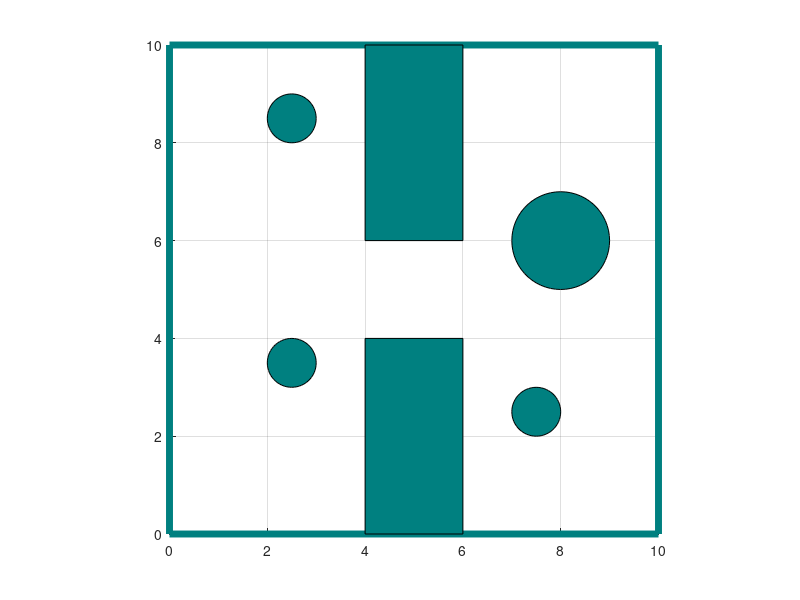

Write the MATLAB code that produced this figure.
%Drawing Environment for robot traversal.
%Written by: Prajval and Lou

%% 
%function environment(init, target)
%Obstacles
circle_pos1 = [2 3 1 1]; 
circle_pos2 = [7 5 2 2]; 
circle_pos3 = [2 8 1 1]; 
circle_pos4 = [7 2 1 1]; 
obs_colour = [0 .5 .5];
main_grid=[0 0 10 10];
obstacle_1=[4 0 2 4];
obstacle_2=[4 6 2 4];
circle_curv=[1 1];
grid on
rectangle('position',main_grid,'EdgeColor',obs_colour,'LineWidth',5)
rectangle('position',obstacle_1,'FaceColor',obs_colour)
rectangle('position',obstacle_2,'FaceColor',obs_colour)
rectangle('Position',circle_pos1,'Curvature',circle_curv,'FaceColor',obs_colour)
rectangle('Position',circle_pos2,'Curvature',circle_curv,'FaceColor',obs_colour)
rectangle('Position',circle_pos3,'Curvature',circle_curv,'FaceColor',obs_colour)
rectangle('Position',circle_pos4,'Curvature',circle_curv,'FaceColor',obs_colour)

axis equal
axis([0 10 0 10]); hold on;
%end
%% 


